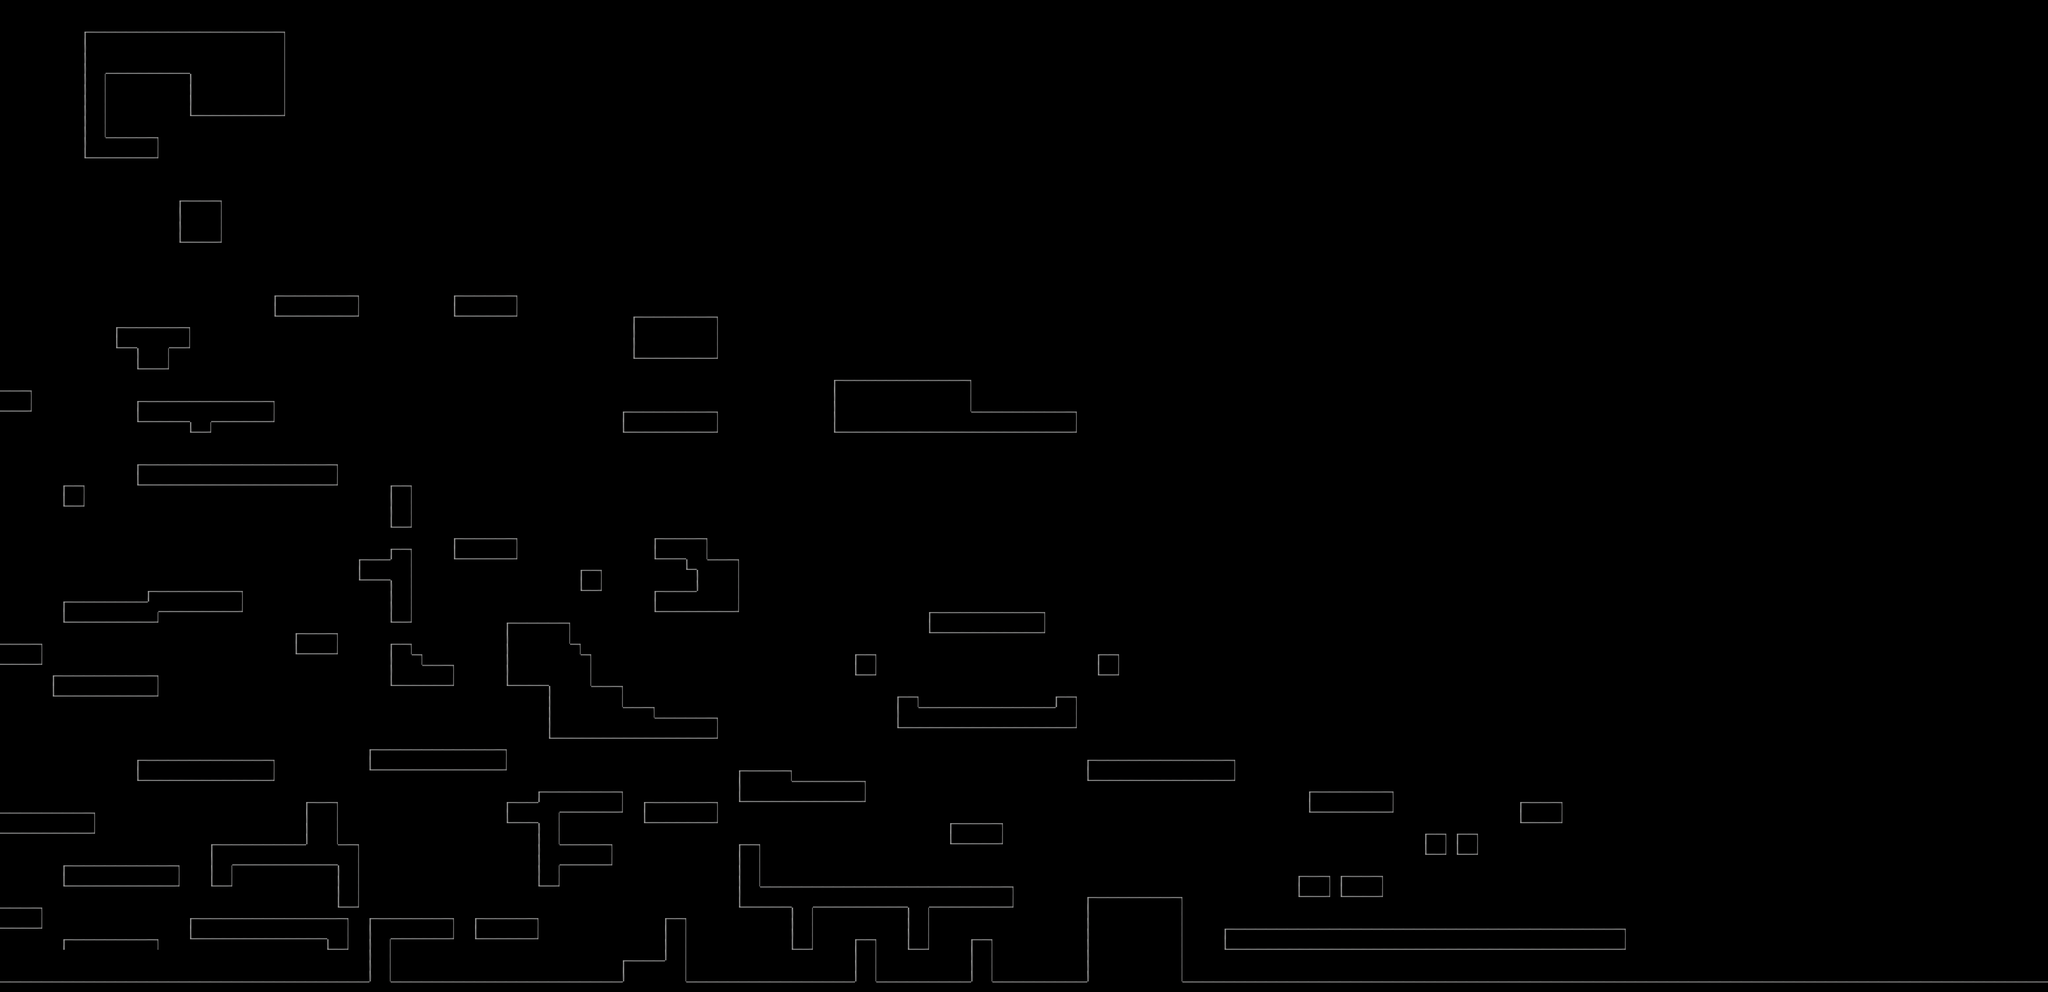

This is a level from a 2D game, rendered from its Tiled map with the project's own tilesets. A one-line summary and the map file follow, with tile-layer data summarised:
An orthogonal 194x94 tile map with 32x32 px tiles, 1 tile layer (calque_solide).

<map version="1.9" tiledversion="1.9.2" orientation="orthogonal" renderorder="right-down" width="194" height="94" tilewidth="32" tileheight="32" infinite="0" nextlayerid="3" nextobjectid="1">
 <editorsettings>
  <export target="level_test2.json" format="json" />
 </editorsettings>
 <tileset firstgid="1" name="TileSet" tilewidth="32" tileheight="32" tilecount="144" columns="12">
  <image source="TileSet1.png" width="400" height="400" />
  <tile id="0">
   <properties>
    <property name="estSolide" type="bool" value="true" />
   </properties>
  </tile>
  <tile id="1">
   <properties>
    <property name="estSolide" type="bool" value="true" />
   </properties>
  </tile>
  <tile id="2">
   <properties>
    <property name="estSolide" type="bool" value="true" />
   </properties>
  </tile>
  <tile id="3">
   <properties>
    <property name="estSolide" type="bool" value="true" />
   </properties>
  </tile>
  <tile id="4">
   <properties>
    <property name="estSolide" type="bool" value="true" />
   </properties>
  </tile>
  <tile id="5">
   <properties>
    <property name="estSolide" type="bool" value="true" />
   </properties>
  </tile>
  <tile id="12">
   <properties>
    <property name="estSolide" type="bool" value="true" />
   </properties>
  </tile>
  <tile id="13">
   <properties>
    <property name="estSolide" type="bool" value="true" />
   </properties>
  </tile>
  <tile id="14">
   <properties>
    <property name="estSolide" type="bool" value="true" />
   </properties>
  </tile>
  <tile id="15">
   <properties>
    <property name="estSolide" type="bool" value="true" />
   </properties>
  </tile>
  <tile id="16">
   <properties>
    <property name="estSolide" type="bool" value="true" />
   </properties>
  </tile>
  <tile id="17">
   <properties>
    <property name="estSolide" type="bool" value="true" />
   </properties>
  </tile>
  <tile id="24">
   <properties>
    <property name="estSolide" type="bool" value="true" />
   </properties>
  </tile>
  <tile id="25">
   <properties>
    <property name="estSolide" type="bool" value="true" />
   </properties>
  </tile>
  <tile id="26">
   <properties>
    <property name="estSolide" type="bool" value="true" />
   </properties>
  </tile>
  <tile id="27">
   <properties>
    <property name="estSolide" type="bool" value="true" />
   </properties>
  </tile>
  <tile id="28">
   <properties>
    <property name="estSolide" type="bool" value="true" />
   </properties>
  </tile>
  <tile id="29">
   <properties>
    <property name="estSolide" type="bool" value="true" />
   </properties>
  </tile>
 </tileset>
 <imagelayer id="2" name="aled" opacity="0.7" offsetx="15.1515" offsety="18.1818">
  <image source="background.png" width="6200" height="3000" />
 </imagelayer>
 <layer id="1" name="calque_solide" width="194" height="94" opacity="0.9">
  <data>[18236 cells, 1607 non-empty, 9 distinct tile ids]</data>
 </layer>
</map>
